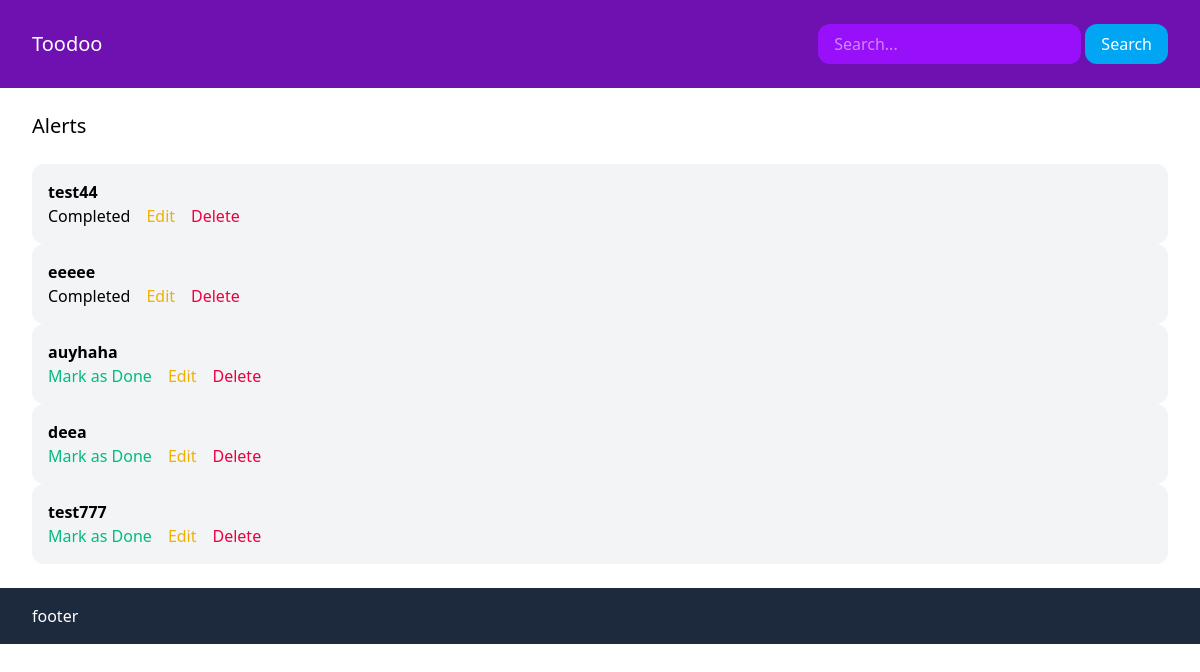
The page /3/ on the database as committed earlier.
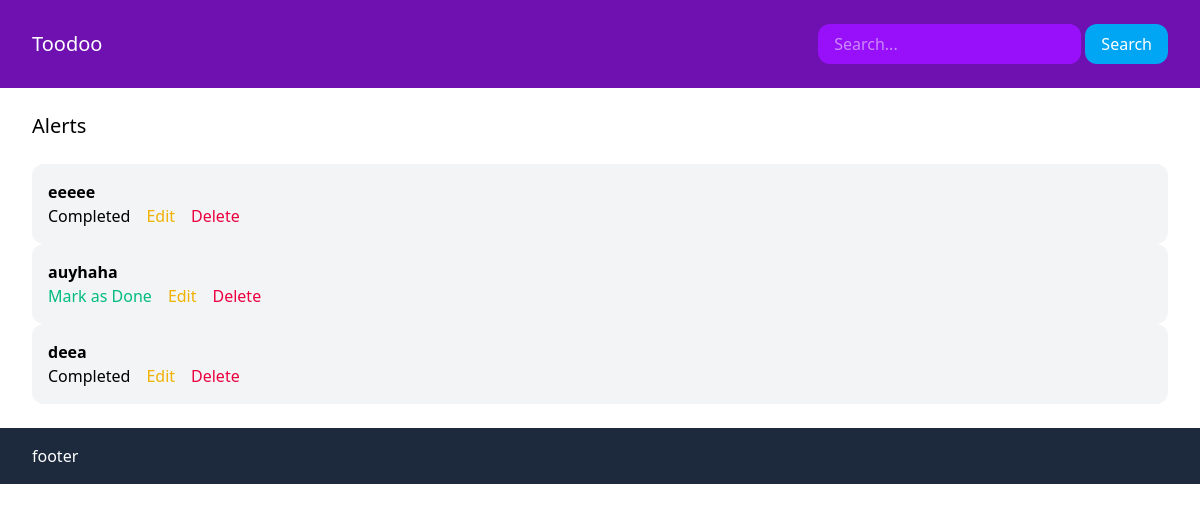
The same page on the database as committed later.
### task/models.py (models this page shows)
class Task(models.Model):
    category = models.ForeignKey(Category, related_name='tasks', on_delete=models.CASCADE)
    title = models.CharField(max_length=255)
    description = models.TextField(blank=True, null=True)
    is_done = models.BooleanField(default=False)

### category/views.py (the view)
# urls.py: path('<int:pk>/', views.detail, name='category_detail'),
def detail(request, pk):
    category = Category.objects.get(pk=pk)
    return render(request, 'category/detail.html', {'category': category})

### category/templates/category/detail.html (shortened to what this page needs)
{% extends "task/base.html" %}
{% block content %}
<div class="frontpage">
    <h1 class="text-xl mb-6">{{ category.title }}</h1>
    {% for task in category.tasks.all %}
        {% include 'task/partials/tasks.html' %}
    {% endfor %}
</div>
{% endblock %}

### task/templates/task/partials/tasks.html
 <div class="bg-gray-100 p-4 rounded-xl">
     <p class="font-bold">{{ task.title }}</p>
    <div class="flex space-x-4">
        <p>
            {% if task.is_done %}
                Completed
            {% else %}
                <a href="{% url 'mark_completed' task.pk %}" class="text-emerald-500">Mark as Done</a>
            {% endif %}
        </p>
        <p><a href="{% url 'edit_task' task.pk %}" class="text-yellow-500">Edit</a></p>
        <p>
            <a href="{% url 'delete_task' task.pk %}" class="text-rose-600">Delete</a>
        </p>
    </div>
 </div>

Rows that differ between the two databases and show on the page:
removed Task: title "test44", is_done "Completed"
removed Task: title "test777", is_done "Mark as Done"
changed Task "deea": is_done "Mark as Done" → "Completed"
